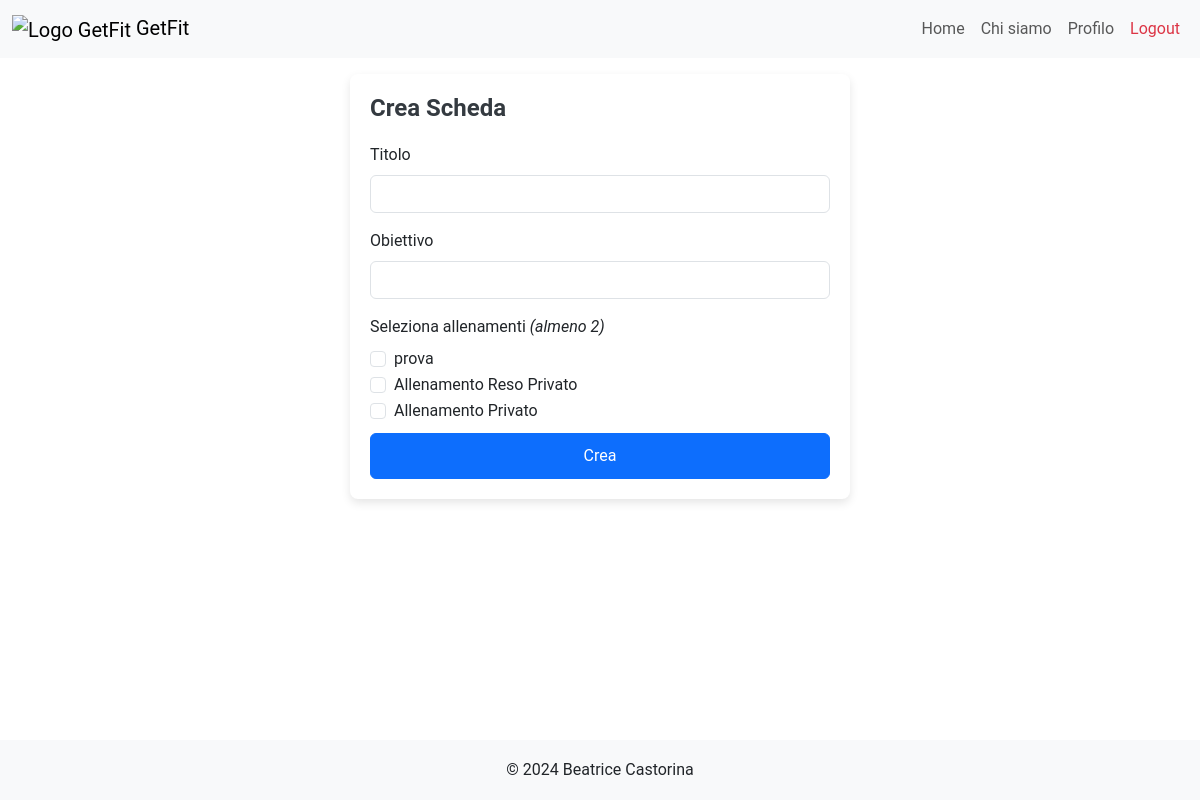
The page /create_scheda?client_id=6 (signed in) on the database as committed earlier.
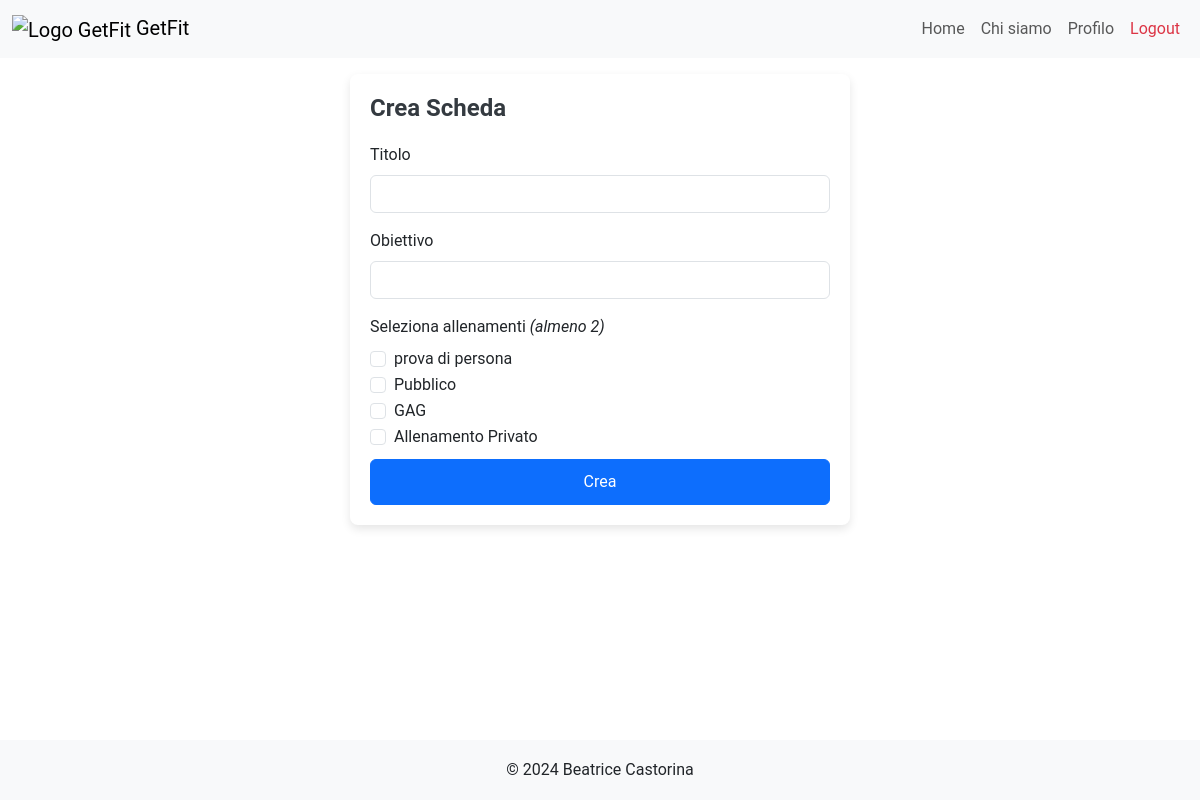
The same page on the database as committed later.
### tables this page shows
CREATE TABLE "Allenamenti" (
	"id_allenamento"	INTEGER,
	"pt_id"	INTEGER NOT NULL,
	"titolo"	TEXT NOT NULL,
	"descrizione"	TEXT NOT NULL,
	"livello"	TEXT NOT NULL,
	"visibile"	INTEGER NOT NULL,
	"data_creazione"	TEXT NOT NULL,
	PRIMARY KEY("id_allenamento" AUTOINCREMENT),
	FOREIGN KEY("pt_id") REFERENCES "PersonalTrainers"("pt_id")
);

### app.py (the view)
@app.route("/create_scheda",methods=['GET','POST'])
def create_scheda():
  if request.method == 'POST':
    ids = request.form.getlist("ids")
    email = utenti_dao.get_email(request)
    pt_id = utenti_dao.get_user_id_by_email(email,'pt')
    client_id = request.form.get('client_id')
    new_scheda = request.form.to_dict()
    pt_id_client = utenti_dao.get_client(client_id)['pt_id']
    success = False
    if (pt_id_client != pt_id):
      flash("Non hai i permessi per creare la scheda.", "danger")
      return redirect(url_for('index'))
    if len(ids) >= 2:
      success = schede_dao.create_scheda(ids,pt_id,new_scheda)
    if success:
      flash("Scheda creata con successo.", "success")
      return redirect(url_for("schede", client_id=client_id))
    flash("Impossibile creare la scheda.", "danger")
    return redirect(url_for("create_scheda",client_id=client_id))
  else:
    allenamenti_db = allenamenti_dao.get_allenamenti()
    allenamenti = []
    email = utenti_dao.get_email(request)
    pt_id = utenti_dao.get_user_id_by_email(email,'pt')
    client_id = request.args.get("client_id")
    for allenamento in allenamenti_db:
      if allenamento['visibile'] == 1 or allenamento['pt_id'] == pt_id:
        allenamenti.append(allenamento)
    return render_template("create_scheda.html",allenamenti=allenamenti, client_id=client_id)

### allenamenti_dao.py (called while the page is built)
def get_allenamenti():
	query = 'SELECT * FROM Allenamenti ORDER BY data_creazione DESC'
	connection = sqlite3.connect('db/personal.db')
	connection.row_factory = sqlite3.Row
	cursor = connection.cursor()
	cursor.execute(query)
	allenamenti = cursor.fetchall()
	cursor.close()
	connection.close()
	return allenamenti

### app.py (called while the page is built)
@login_manager.user_loader
def load_user(user_email):
  user_db, type = utenti_dao.get_user_by_email(user_email)
  if type == 0:
    user = PersonalTrainer(nome=user_db['nome'], cognome=user_db['cognome'], genere=user_db['genere'], pt_id=user_db['pt_id'], rating=user_db['rating'], numOfRatings=user_db['numOfRatings'], email=user_db['email'], password=user_db['password'])
  else:
    user = Client(nome=user_db['nome'], cognome=user_db['cognome'], genere=user_db['genere'], client_id=user_db['client_id'], pt_id=user_db['pt_id'], email=user_db['email'], password=user_db['password'])
  return user

### utenti_dao.py (called while the page is built)
def get_email(request):
	try:
		return request.cookies.get('remember_token').split('|')[0]
	except Exception as e:
		return None

### templates/create_scheda.html (shortened to what this page needs)
{% extends "base.html" %}
{% block style %} {{url_for('static', filename='css/login_styles.css')}} {% endblock %}
{% block content %}
<div class="login-container mt-3 mb-3">
	<h2>Crea Scheda</h2>
	<form  action="/create_scheda" method="POST">
		<div class="mb-3">
      <label for="titleInput" class="form-label">Titolo</label>
      <input type="text" class="form-control" name="titolo" id="titleInput" required>
    </div>
    <div class="mb-3">
      <label for="obiettivoInput" class="form-label">Obiettivo</label>
      <input type="text" class="form-control" name="obiettivo" id="obiettivoInput" required>
    </div>
    <label class="form-label">Seleziona allenamenti <em>(almeno 2)</em></label>
    {% for allenamento in allenamenti %}
      <div class="form-check">
        <input class="form-check-input" type="checkbox" name="ids" value="{{allenamento.id_allenamento}}" id="flexCheck{{loop.index}}">
        <label class="form-check-label" for="flexCheck{{loop.index}}">
          {{allenamento.titolo}}
        </label>
      </div>
    {% endfor %}
		<button type="submit" class="btn btn-primary mt-2">Crea</button>
	</form>
</div>
{% endblock %}

Rows that differ between the two databases and show on the page:
removed Allenamenti: titolo "prova"
added Allenamenti: titolo "prova di persona"
added Allenamenti: titolo "Pubblico"
changed Allenamenti: titolo "Allenamento Reso Privato" → "GAG"
